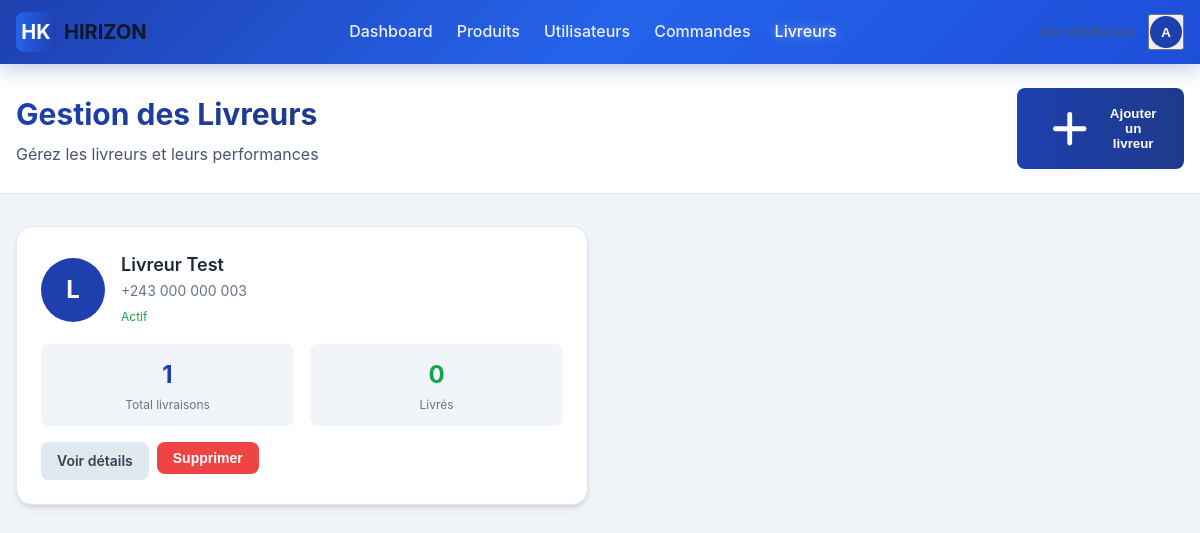
The app's page /admin/livreurs.php (signed in) with its own data.
### tables this page shows
CREATE TABLE IF NOT EXISTS users (
    id INT AUTO_INCREMENT PRIMARY KEY,
    name VARCHAR(255) NOT NULL,
    email VARCHAR(255) NOT NULL UNIQUE,
    phone VARCHAR(50),
    password VARCHAR(255) NOT NULL,
    profile_image TEXT,
    role ENUM('client', 'admin', 'livreur') NOT NULL DEFAULT 'client',
    address TEXT,
    city VARCHAR(100),
    latitude DECIMAL(10, 8),
    longitude DECIMAL(11, 8),
    is_active TINYINT(1) DEFAULT 1,
    created_at TIMESTAMP DEFAULT CURRENT_TIMESTAMP,
    updated_at TIMESTAMP DEFAULT CURRENT_TIMESTAMP ON UPDATE CURRENT_TIMESTAMP
);

### config/functions.php (called while the page is built, shortened)
<?php
function getCurrentUser() {
    $db = getDB();
    $stmt = $db->prepare("SELECT * FROM users WHERE id = ? AND is_active = 1");
    $stmt->execute([$_SESSION['user_id']]);
    $user = $stmt->fetch();
    return $user ?: null;
}
function requireRole($roles) {
    $user = getCurrentUser();
    return $user;
}

### admin/livreurs.php (the view, shortened to what this page needs)
<?php
require_once '../config/functions.php';
$user = requireRole(['admin']);
$db = getDB();
$stmt = $db->query("SELECT u.*,
    (SELECT COUNT(*) FROM orders WHERE delivery_person_id = u.id) as total_deliveries,
    (SELECT COUNT(*) FROM orders WHERE delivery_person_id = u.id AND status = 'livre') as completed_deliveries
    FROM users u WHERE u.role = 'livreur' ORDER BY u.created_at DESC");
$livreurs = $stmt->fetchAll();
?>
<!DOCTYPE html>
<html lang="fr">
<head>
    <link rel="stylesheet" href="../css/style.css">
</head>
<body>
    <header class="header">
        <div class="container">
            <div class="flex items-center justify-between" style="height: 4rem;">
                <div class="flex items-center gap-4">
                    <a href="../index.php" class="flex items-center gap-2">
                        <div class="w-10 h-10 bg-gradient-to-r from-blue-600 to-blue-800 rounded-lg flex items-center justify-center text-white font-bold text-xl">HK</div>
                        <span class="text-xl font-bold text-gray-900">HIRIZON</span>
                    </a>
                </div>
                <nav class="hidden md:flex items-center gap-6">
                    <a href="../index.php" class="header-nav-link">Dashboard</a>
                    <a href="../produits.php" class="header-nav-link">Produits</a>
                    <a href="../utilisateurs.php" class="header-nav-link">Utilisateurs</a>
                    <a href="../commandes.php" class="header-nav-link">Commandes</a>
                    <a href="../livreurs.php" class="header-nav-link active">Livreurs</a>
                </nav>
                <div class="flex items-center gap-3">
                    <span class="text-sm text-gray-600"><?= htmlspecialchars($user['name']) ?></span>
                    <div class="dropdown">
                        <button onclick="toggleDropdown()" class="flex items-center gap-2 cursor-pointer">
                            <div class="w-8 h-8 bg-blue-600 rounded-full flex items-center justify-center text-white font-semibold">
                                <?= strtoupper(substr($user['name'], 0, 1)) ?>
                            </div>
                        </button>
                    </div>
                </div>
            </div>
        </div>
    </header>
    <main class="min-h-screen bg-gray-50">
        <div class="bg-white shadow-sm border-b border-gray-200">
            <div class="container py-6">
                <div class="flex flex-col md:flex-row md:items-center md:justify-between gap-4">
                    <div>
                        <h1 class="text-3xl font-bold text-gradient">Gestion des Livreurs</h1>
                        <p class="text-gray-600 mt-1">Gérez les livreurs et leurs performances</p>
                    </div>
                    <button onclick="openModal()" class="btn btn-primary">
                        <svg class="w-5 h-5" fill="none" stroke="currentColor" viewBox="0 0 24 24">
                            <path stroke-linecap="round" stroke-linejoin="round" stroke-width="2" d="M12 6v6m0 0v6m0-6h6m-6 0H6"></path>
                        </svg>
                        Ajouter un livreur
                    </button>
                </div>
            </div>
        </div>
        <div class="container py-8">
            <div class="grid grid-cols-1 md:grid-cols-2 lg:grid-cols-3 gap-6">
                <?php foreach ($livreurs as $livreur): ?>
                    <div class="card">
                        <div class="p-6">
                            <div class="flex items-center gap-4 mb-4">
                                <div class="w-16 h-16 bg-blue-600 rounded-full flex items-center justify-center text-white font-bold text-2xl">
                                    <?= strtoupper(substr($livreur['name'], 0, 1)) ?>
                                </div>
                                <div>
                                    <h3 class="text-lg font-semibold"><?= htmlspecialchars($livreur['name']) ?></h3>
                                    <p class="text-sm text-gray-500"><?= htmlspecialchars($livreur['phone'] ?? 'Sans téléphone') ?></p>
                                    <span class="text-xs <?= $livreur['is_active'] ? 'text-green-600' : 'text-red-600' ?>">
                                        <?= $livreur['is_active'] ? 'Actif' : 'Inactif' ?>
                                    </span>
                                </div>
                            </div>
                            <div class="grid grid-cols-2 gap-4 mb-4">
                                <div class="text-center p-3 bg-gray-50 rounded-lg">
                                    <p class="text-2xl font-bold text-blue-600"><?= $livreur['total_deliveries'] ?></p>
                                    <p class="text-xs text-gray-500">Total livraisons</p>
                                </div>
                                <div class="text-center p-3 bg-gray-50 rounded-lg">
                                    <p class="text-2xl font-bold text-green-600"><?= $livreur['completed_deliveries'] ?></p>
                                    <p class="text-xs text-gray-500">Livrés</p>
                                </div>
                            </div>
                            <div class="flex gap-2">
                                <a href="../livreur_detail.php?id=<?= $livreur['id'] ?>" class="btn btn-secondary btn-sm flex-1">Voir détails</a>
                                <form method="POST" style="display: inline;">
                                    <button type="submit" class="btn btn-danger btn-sm" onclick="return confirm('Êtes-vous sûr de vouloir supprimer ce livreur?')">Supprimer</button>
                                </form>
                            </div>
                        </div>
                    </div>
                <?php endforeach; ?>
            </div>
        </div>
    </main>
</body>
</html>

### css/style.css (style rules this page uses)
:root { --primary: #1e40af; --primary-dark: #1e3a8a; --primary-light: #3b82f6; --secondary: #64748b; --success: #22c55e; --warning: #eab308; --danger: #ef4444; --info: #0ea5e9; --dark: #0f172a; --light: #f8fafc; --gray-100: #f1f5f9; --gray-200: #e2e8f0; --gray-300: #cbd5e1; --gray-400: #94a3b8; --gray-500: #64748b; --gray-600: #475569; --gray-700: #334155; --gray-800: #1e293b; --gray-900: #0f172a; }
* { margin: 0; padding: 0; box-sizing: border-box; }
body { font-family: -apple-system, BlinkMacSystemFont, 'Segoe UI', Roboto, 'Helvetica Neue', Arial, sans-serif; line-height: 1.6; color: var(--gray-800); background: var(--gray-100); }
a { text-decoration: none; color: inherit; }
.container { max-width: 1280px; margin: 0 auto; padding: 0 1rem; }
.btn { display: inline-flex; align-items: center; justify-content: center; padding: 0.75rem 1.5rem; font-weight: 600; border-radius: 0.5rem; transition: all 0.2s; cursor: pointer; border: none; gap: 0.5rem; }
.btn-primary { background: linear-gradient(to right, var(--primary), var(--primary-dark)); color: white; }
.btn-secondary { background: var(--gray-200); color: var(--gray-700); }
.btn-danger { background: var(--danger); color: white; }
.btn-sm { padding: 0.5rem 1rem; font-size: 0.875rem; }
.card { background: white; border-radius: 1rem; box-shadow: 0 4px 6px -1px rgba(0, 0, 0, 0.1), 0 2px 4px -1px rgba(0, 0, 0, 0.06); border: 1px solid var(--gray-200); }
.grid { display: grid; gap: 1.5rem; }
.grid-cols-1 { grid-template-columns: repeat(1, minmax(0, 1fr)); }
.grid-cols-2 { grid-template-columns: repeat(2, minmax(0, 1fr)); }
@media (min-width: 768px) { .md\:grid-cols-2 { grid-template-columns: repeat(2, minmax(0, 1fr)); } }
.flex { display: flex; }
.flex-col { flex-direction: column; }
.items-center { align-items: center; }
.justify-center { justify-content: center; }
.justify-between { justify-content: space-between; }
.gap-2 { gap: 0.5rem; }
.gap-3 { gap: 0.75rem; }
.gap-4 { gap: 1rem; }
.gap-6 { gap: 1.5rem; }
.p-3 { padding: 0.75rem; }
.py-6 { padding-top: 1.5rem; padding-bottom: 1.5rem; }
.mt-1 { margin-top: 0.25rem; }
.mb-4 { margin-bottom: 1rem; }
.p-6 { padding: 1.5rem; }
.py-8 { padding-top: 2rem; padding-bottom: 2rem; }
.text-xs { font-size: 0.75rem; }
.text-sm { font-size: 0.875rem; }
.text-lg { font-size: 1.125rem; }
.text-xl { font-size: 1.25rem; }
.text-2xl { font-size: 1.5rem; }
.text-3xl { font-size: 1.875rem; }
.text-center { text-align: center; }
.font-semibold { font-weight: 600; }
.font-bold { font-weight: 700; }
.text-white { color: white; }
.text-gray-500 { color: var(--gray-500); }
.text-gray-600 { color: var(--gray-600); }
.text-gray-900 { color: var(--gray-900); }
.text-blue-600 { color: var(--primary); }
.text-green-600 { color: #16a34a; }
.bg-white { background-color: white; }
.bg-gray-50 { background-color: var(--gray-100); }
.bg-blue-600 { background-color: var(--primary); }
.bg-gradient-to-r { background-image: linear-gradient(to right, var(--primary), var(--primary-dark)); }
.from-blue-600 { --gradient-from: #2563eb; }
.to-blue-800 { --gradient-to: #1e40af; }
.bg-gradient-to-r.from-blue-600.to-blue-800 { background-image: linear-gradient(to right, #2563eb, #1e40af); }
.border-b { border-bottom: 1px solid var(--gray-200); }
.rounded-lg { border-radius: 0.5rem; }
.rounded-full { border-radius: 9999px; }
.w-8 { width: 2rem; }
.w-10 { width: 2.5rem; }
.w-16 { width: 4rem; }
.h-8 { height: 2rem; }
.h-10 { height: 2.5rem; }
.h-16 { height: 4rem; }
.min-h-screen { min-height: 100vh; }
.hidden { display: none; }
@media (min-width: 768px) { .md\:flex { display: flex; } }
@media (min-width: 768px) { .md\:flex-row { flex-direction: row; } }
@media (min-width: 768px) { .md\:items-center { align-items: center; } }
@media (min-width: 768px) { .md\:justify-between { justify-content: space-between; } }
.cursor-pointer { cursor: pointer; }
.header { background: linear-gradient(135deg, #1e40af 0%, #2563eb 50%, #1d4ed8 100%); box-shadow: 0 4px 20px rgba(30, 64, 175, 0.3); position: sticky; top: 0; z-index: 50; }
.header-nav-link { color: rgba(255, 255, 255, 0.9); font-weight: 500; transition: all 0.2s; padding: 0.5rem 0; }
.header-nav-link:hover, .header-nav-link.active { color: white; text-shadow: 0 0 10px rgba(255,255,255,0.5); }
.dropdown { position: relative; }
.text-gradient { background: linear-gradient(to right, var(--primary), var(--primary-dark)); -webkit-background-clip: text; -webkit-text-fill-color: transparent; background-clip: text; }

### records on screen
users: name "A"
users: name "L", name "Livreur Test", phone "+243 000 000 003", is_active "Actif", total_deliveries "1", completed_deliveries "0"
